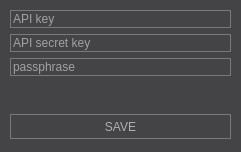
<?xml version="1.0" encoding="UTF-8"?>
<ui version="4.0">
 <class>Settings</class>
 <widget class="QDialog" name="Settings">
  <property name="geometry">
   <rect>
    <x>0</x>
    <y>0</y>
    <width>241</width>
    <height>152</height>
   </rect>
  </property>
  <property name="windowTitle">
   <string>Settings</string>
  </property>
  <property name="windowIcon">
   <iconset>
    <normaloff>:/icons/Resources/settings.png</normaloff>:/icons/Resources/settings.png</iconset>
  </property>
  <property name="styleSheet">
   <string notr="true">Background-color: #444446;</string>
  </property>
  <widget class="QWidget" name="layoutWidget">
   <property name="geometry">
    <rect>
     <x>10</x>
     <y>10</y>
     <width>221</width>
     <height>129</height>
    </rect>
   </property>
   <layout class="QVBoxLayout" name="verticalLayout_2">
    <item>
     <layout class="QVBoxLayout" name="verticalLayout">
      <item>
       <widget class="QLineEdit" name="apiKey">
        <property name="styleSheet">
         <string notr="true">QLineEdit 
{
border: 1px solid rgb(121, 121, 121);
color:rgb(255, 255, 255);
font: 10pt &quot;Courier New&quot;;
}

QLineEdit:focus
{
border: 1px solid rgb(255, 255, 255);
}</string>
        </property>
        <property name="placeholderText">
         <string>API key</string>
        </property>
       </widget>
      </item>
      <item>
       <widget class="QLineEdit" name="apiSecretKey">
        <property name="styleSheet">
         <string notr="true">QLineEdit 
{
border: 1px solid rgb(121, 121, 121);
color:rgb(255, 255, 255);
font: 10pt &quot;Courier New&quot;;
}

QLineEdit:focus
{
border: 1px solid rgb(255, 255, 255);
}</string>
        </property>
        <property name="placeholderText">
         <string>API secret key</string>
        </property>
       </widget>
      </item>
      <item>
       <widget class="QLineEdit" name="passphrase">
        <property name="styleSheet">
         <string notr="true">QLineEdit 
{
border: 1px solid rgb(121, 121, 121);
color:rgb(255, 255, 255);
font: 10pt &quot;Courier New&quot;;
}

QLineEdit:focus
{
border: 1px solid rgb(255, 255, 255);
}</string>
        </property>
        <property name="placeholderText">
         <string>passphrase</string>
        </property>
       </widget>
      </item>
     </layout>
    </item>
    <item>
     <widget class="QLabel" name="progress">
      <property name="styleSheet">
       <string notr="true">color:rgb(255, 255, 255);
font: 10pt &quot;Courier New&quot;;</string>
      </property>
      <property name="text">
       <string/>
      </property>
      <property name="alignment">
       <set>Qt::AlignmentFlag::AlignCenter</set>
      </property>
     </widget>
    </item>
    <item>
     <widget class="QPushButton" name="saveData">
      <property name="minimumSize">
       <size>
        <width>25</width>
        <height>25</height>
       </size>
      </property>
      <property name="maximumSize">
       <size>
        <width>16777215</width>
        <height>25</height>
       </size>
      </property>
      <property name="styleSheet">
       <string notr="true">QPushButton
{
color: rgb(175, 175, 175);
font: 10pt &quot;Courier New&quot;;
border: 1px solid rgb(121, 121, 121);
}
QPushButton:hover 
{
color: rgb(255, 255, 255);
border: 1px solid rgb(255, 255, 255);
}
QPushButton:pressed 
{
font: bold 10pt &quot;Courier New&quot;;
border: 1px solid rgb(0, 255, 0);
color: rgb(0, 255, 0);
}</string>
      </property>
      <property name="text">
       <string>SAVE</string>
      </property>
     </widget>
    </item>
   </layout>
  </widget>
 </widget>
 <resources>
  <include location="res.qrc"/>
 </resources>
 <connections/>
</ui>
